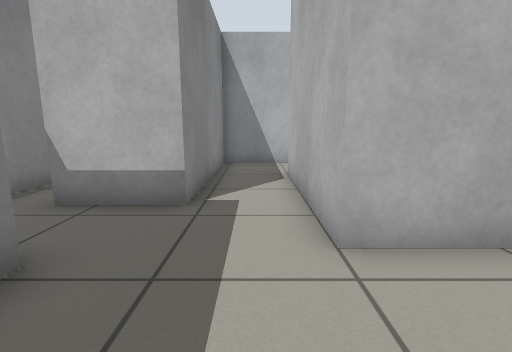
view 1 (above)

12 first-person views from a walk through a Gazebo world. The camera is 0.73 m above the floor, tilts 10° down and sees 85° across. The floor is counted in squares, 0.5 m on a side. Each view is taken from the middle of a square. On the plan, view 1 faces up. The plan holds only what a view shows up to about 14 squares ahead; the rest is blank. Gazebo's built-in surfaces are drawn with simple patterns.

view 2
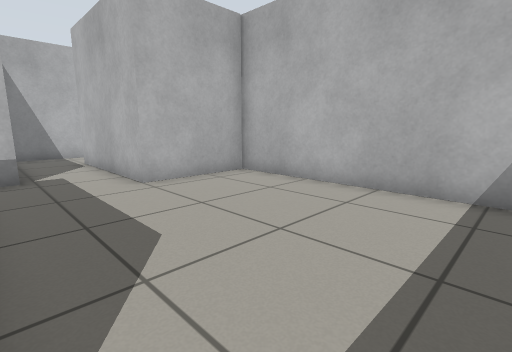

view 3
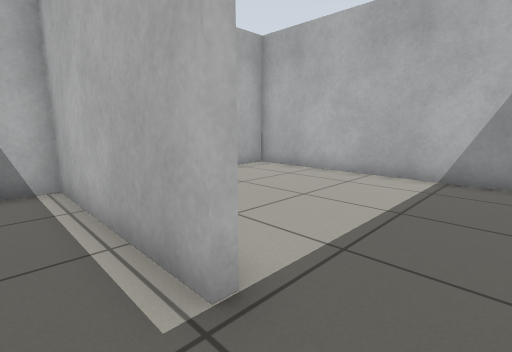

view 4
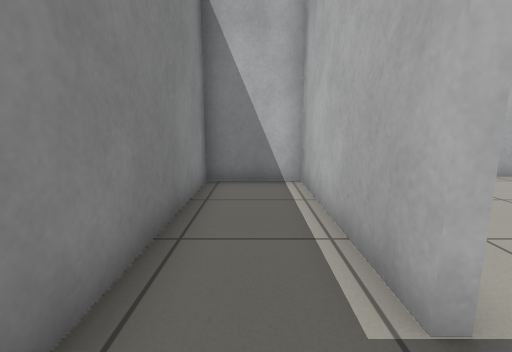

view 5
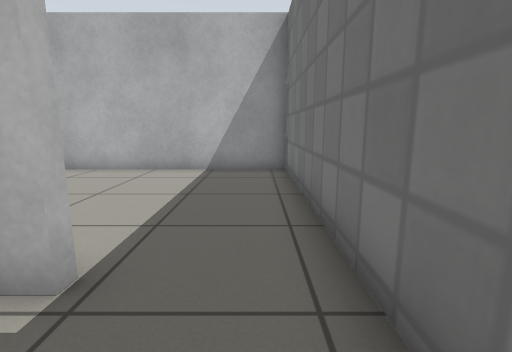

view 6
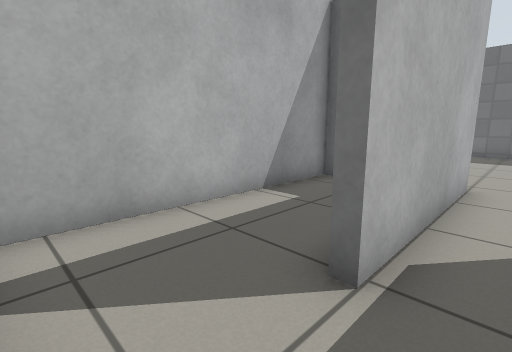

view 7
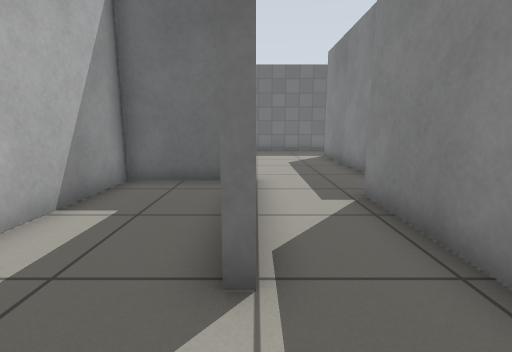

view 8
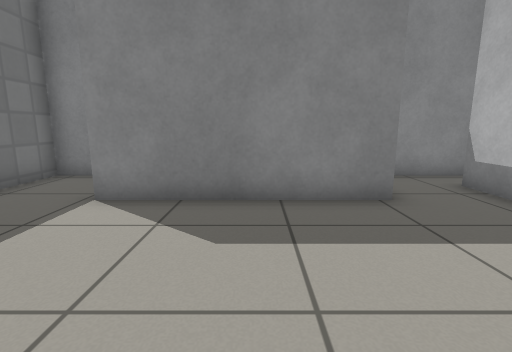

view 9
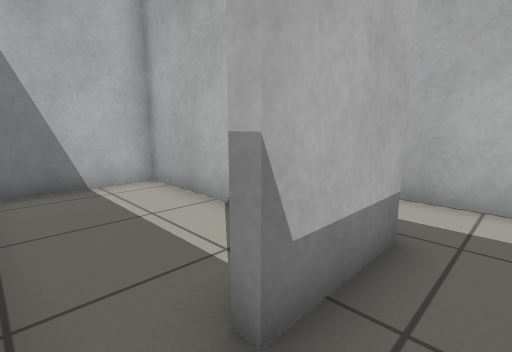

view 10
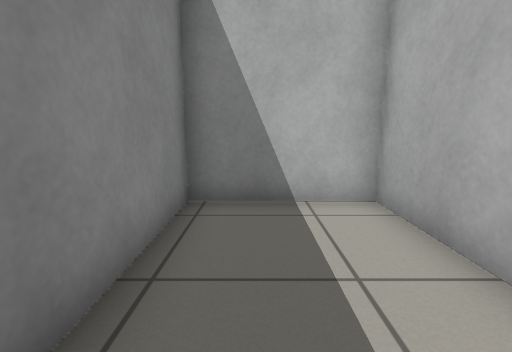

view 11
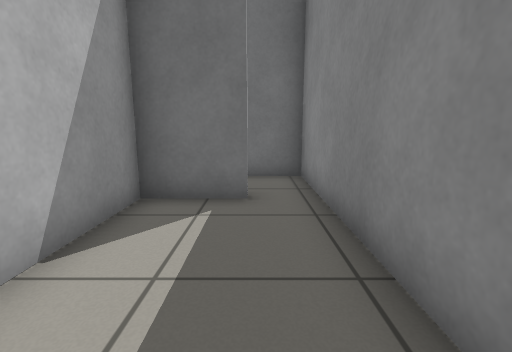

view 12
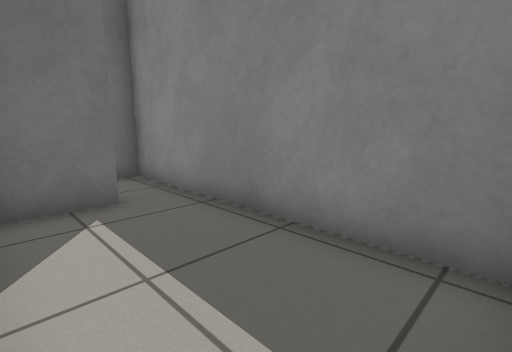

### Floor plan
Ten units are one square. View 1 is at (0, 0); x grows to the right and y downward. Boxes are objects, and circles mark ways between rooms. Rooms are numbered by the first view taken in them; rooms with no view inside come last. Other rooms are left out.
<svg viewBox="-59 -119 109 184">
<path fill="none" stroke="#000" d="M-25 -29 -25 33 -28 33M-34 60 45 60 45 -32 10 -32M-28 33 -28 -24 -54 -24 -54 60 -34 60M10 -32 10 -87M6 -114 -13 -114 -13 -51 -39 -51M10 -87 14 -87M18 -114 6 -114M19 -35 45 -35 45 -110M-54 -44 -54 -27 -37 -27M-39 -54 -16 -54 -16 -114 -54 -114 -54 -44"/>
<circle cx="-30" cy="45" r="3" fill="#2a7"/>
<circle cx="-10" cy="-30" r="3" fill="#2a7"/>
<circle cx="10" cy="-100" r="3" fill="#2a7"/>
<circle cx="-30" cy="-40" r="3" fill="#2a7"/>
<circle cx="-45" cy="-50" r="3" fill="#2a7"/>
<text x="10" y="10">1</text>
<text x="-50" y="10">2</text>
<text x="0" y="-70">3</text>
<text x="30" y="-80">4</text>
<text x="-50" y="-40">5</text>
<text x="-40" y="-80">6</text>
</svg>
Room 1 opens to room 2. Room 1 opens to room 3. Room 3 opens to room 4. Room 3 opens to room 5. Room 5 opens to room 6.

Where each view was taken, in squares from view 1:
view 1: 0 up, 0 right, facing up
view 2: 4 down, 2 left, facing up-right
view 3: 5 down, 4 left, facing up-right
view 4: 5 down, 4 left, facing up
view 5: 5 down, 5 left, facing right
view 6: 11 up, 0 right, facing down-right
view 7: 11 up, 1 right, facing down
view 8: 0 up, 3 right, facing left
view 9: 4 up, 5 left, facing up-right
view 10: 6 up, 4 left, facing up
view 11: 11 up, 4 left, facing down
view 12: 11 up, 2 left, facing down-left
